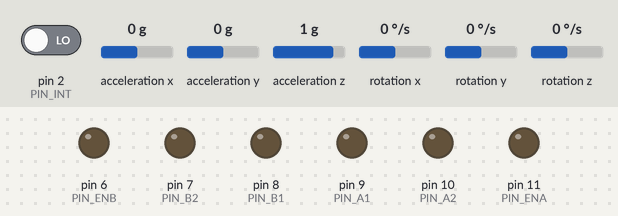
Recording of a sketch running on a simulated Arduino Uno, built with avr-gcc and run on an emulated ATmega328P. Shown: output pins drawn as LEDs (lit = HIGH). The inputs (shaded band) are chosen by the test bench; at power-on: pin 2 (PIN_INT) LOW, acceleration x 0 g, acceleration y 0 g, acceleration z 1 g, rotation x 0 °/s, rotation y 0 °/s, rotation z 0 °/s. The sensor or clock chip raises its interrupt line as the real part does; what the sketch prints to the serial monitor is not drawn.

Above: at 0.1 s.
At 0.6 s:
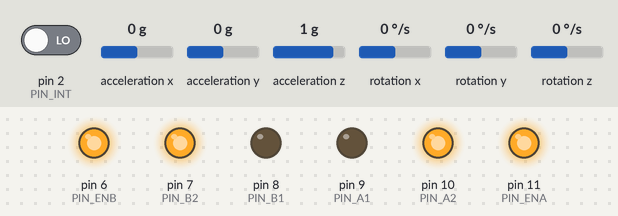
Timing chart, 0 to 2.1 s (numbered marks = the images above):
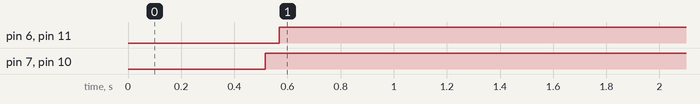

Measured:
- by itself, pin 6 (PIN_ENB), pin 11 (PIN_ENA): LOW → HIGH at 0.57 s
- by itself, pin 7 (PIN_B2), pin 10 (PIN_A2): LOW → HIGH at 0.52 s

The sketch:

BallanceBot.ino
```cpp
/*
 Name:		BalanceBot.ino
 Created:	12/4/2015 8:51:46 PM
 Author:	ndpdu
*/


// the setup function runs once when you press reset or power the board
#include <PID/PID_v1.h>
#include <TaskScheduler/src/TaskScheduler.h>


// mpu control/status vars
#define	KP		250
#define	KI		20
#define	KD		0

double	SetPoint	= 90;
double	pitch		= 90;
double	input		= 0;

PID			pid(&pitch, &input, &SetPoint, KP, KI, KD, REVERSE);
Scheduler	scheduler;

Task		ballanceBotTask(50, -1, loopBallanceBot);

void setup() {
	Serial.begin(115200);

	initGyro();
	initMotors();

	pid.SetMode(AUTOMATIC);
	pid.SetSampleTime(50);
	pid.SetOutputLimits(-255., 255.);

	Serial.println("Enable Ballance Bot Task...");
	ballanceBotTask.enable();

	Serial.println("Initialize Scheduler...");
	scheduler.init();

	Serial.println("Add Ballance Bot Task.");
	scheduler.addTask(ballanceBotTask);
}

// the loop function runs over and over again until power down or reset
void loop() {
	scheduler.execute();
	pid.Compute();

	readGyroData();
}

//do this loop 10ms/time
void loopBallanceBot() {
	pitch = getPitch();

	Serial.print("Input Value: ");
	Serial.println(input);

	go(input > 0 ? 0 : 1, abs(input));
}
```

Gyro.ino
```cpp
#include <Wire/Wire.h>
#include <I2Cdev/I2Cdev.h>
#include <MPU6050_6Axis_MotionApps20.h>

#define		PIN_INT	2

// mpu control/status vars
bool		dmpReady = false;
uint8_t		mpuIntStatus;
uint8_t		devStatus;
uint16_t	packetSize;
uint16_t	fifoCount;
uint8_t		fifoBuffer[64];

Quaternion	q;				// [w, x, y, z] quaternion container
VectorFloat	gravity;
float		euler[3];
float		ypr[3];

volatile bool mpuInterrupt = false;

MPU6050	mpu;

void dmpDataReady() {
	mpuInterrupt = true;
}

void initGyro() {

	Serial.println(F("Initializing I2C devices..."));
	mpu.initialize();

	Serial.println(F("Testing device connections..."));
	Serial.println(mpu.testConnection() ? F("MPU6050 connection successful.") : F("MPU6050 connection fail."));

	devStatus = mpu.dmpInitialize();

	// supply your own gyro offsets here, scaled for min sensitivity
	mpu.setXGyroOffset(220);
	mpu.setYGyroOffset(76);
	mpu.setZGyroOffset(-85);
	mpu.setZAccelOffset(1788); // 1688 factory default for my test chip

	if (devStatus == 0) {
		Serial.println(F("Enabling DMP..."));
		mpu.setDMPEnabled(true);

		// enable Arduino interrupt detection
		Serial.println(F("Enabling interrupt detection (Arduino external interrupt."));
		attachInterrupt(digitalPinToInterrupt(PIN_INT), dmpDataReady, RISING);
		mpuIntStatus = mpu.getIntStatus();

		Serial.println(F("DMP ready! Waiting for first interrupt..."));
		dmpReady = true;

		packetSize = mpu.dmpGetFIFOPacketSize();
	}
	else {
		Serial.print(F("DMP Initialization failed (code "));
		Serial.print(devStatus);
		Serial.println(F(")"));
	}
}

float getPitch() {
	return ypr[1];
}

// the loop function runs over and over again until power down or reset
void readGyroData() {
	if (!dmpReady)
		return;

	mpuInterrupt = false;
	mpuIntStatus = mpu.getIntStatus();

	fifoCount = mpu.getFIFOCount();

	if ((mpuIntStatus & 0x10) || fifoCount == 1024) {
		mpu.resetFIFO();
		Serial.println(F("FIFO overflow!"));
	}
	else if (mpuIntStatus & 0x02) {
		//wai for correct available data length, should be a VERY short wait
		while (fifoCount < packetSize)
			fifoCount = mpu.getFIFOCount();

		mpu.getFIFOBytes(fifoBuffer, packetSize);

		fifoCount -= packetSize;

		//mpu.dmpGetQuaternion(&q, fifoBuffer);
		//Serial.print("quat\t");
		//Serial.print(q.w);
		//Serial.print("\t");
		//Serial.print(q.x);
		//Serial.print("\t");
		//Serial.print(q.y);
		//Serial.print("\t");
		//Serial.print(q.z);
		//Serial.print("\t");

		//mpu.dmpGetQuaternion(&q, fifoBuffer);
		//mpu.dmpGetEuler(euler, &q);
		//Serial.print("euler\t");
		//Serial.print(euler[0] * 180 / M_PI);
		//Serial.print("\t");
		//Serial.print(euler[1] * 180 / M_PI);
		//Serial.print("\t");
		//Serial.print(euler[2] * 180 / M_PI);
		//Serial.print("\t");

		mpu.dmpGetQuaternion(&q, fifoBuffer);
		mpu.dmpGetGravity(&gravity, &q);
		mpu.dmpGetYawPitchRoll(ypr, &q, &gravity);
		Serial.print("ypr\t");
		Serial.print(ypr[0] * 180 / M_PI);
		Serial.print("\t");
		Serial.print(ypr[1] * 180 / M_PI);
		Serial.print("\t");
		Serial.println(ypr[2] * 180 / M_PI);
	}
}
```

Motors.ino
```cpp
#define PIN_ENA		11
#define PIN_ENB		6
#define PIN_A1		9
#define PIN_A2		10
#define PIN_B1		8
#define PIN_B2		7

enum {
	MOTORA = 0,
	MOTORB,
};

enum {
	FORWARD = 0,
	BACKWARD,
	LEFT,
	RIGHT,
};

void initMotors() {
	pinMode(PIN_ENA, OUTPUT);
	pinMode(PIN_ENB, OUTPUT);

	pinMode(PIN_A1, OUTPUT);
	pinMode(PIN_A2, OUTPUT);

	pinMode(PIN_B1, OUTPUT);
	pinMode(PIN_B2, OUTPUT);

	digitalWrite(PIN_A1, LOW);
	digitalWrite(PIN_A2, LOW);
	digitalWrite(PIN_B1, LOW);
	digitalWrite(PIN_B2, LOW);
}

void moveMotor(uint8_t motor, uint8_t dir, double input) {
	uint8_t pin1;
	uint8_t pin2;
	uint8_t pinE;

	uint8_t inputSpeed = (uint8_t)min(abs(input), 255);

	if (motor == MOTORA) {
		pin1 = PIN_A1;
		pin2 = PIN_A2;
		pinE = PIN_ENA;
	}
	else if (motor == MOTORB) {
		pin1 = PIN_B1;
		pin2 = PIN_B2;
		pinE = PIN_ENB;
	}

	if (dir == FORWARD) {
		digitalWrite(pin1, HIGH);
		digitalWrite(pin2, LOW);
	}
	else if (dir == BACKWARD) {
		digitalWrite(pin1, LOW);
		digitalWrite(pin2, HIGH);
	}

	analogWrite(pinE, input);
}

void stopMotor(uint8_t motor) {
	uint8_t pin1;
	uint8_t pin2;
	uint8_t pinE;

	if (motor == MOTORA) {
		pin1 = PIN_A1;
		pin2 = PIN_A2;
		pinE = PIN_ENA;
	}
	else if (motor == MOTORB) {
		pin1 = PIN_B1;
		pin2 = PIN_B2;
		pinE = PIN_ENB;
	}

	digitalWrite(pin1, LOW);
	digitalWrite(pin2, LOW);
	digitalWrite(pinE, LOW);
}

void stop() {
	Serial.println("Stop Car");
	stopMotor(MOTORA);
	stopMotor(MOTORB);
}

void go(uint8_t direction, uint8_t input) {
	Serial.print("Go: ");

	if (direction == FORWARD || direction == BACKWARD) {
		moveMotor(MOTORA, direction, input);
		moveMotor(MOTORB, direction, input);
	}
	else if (direction = LEFT) {
		stopMotor(MOTORA);
		moveMotor(MOTORB, FORWARD, input);
	}
	else if (direction == RIGHT) {
		stopMotor(MOTORB);
		moveMotor(MOTORA, FORWARD, input);
	}
}
```
